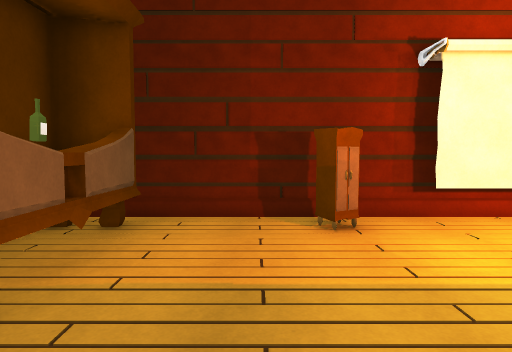
[1] (above)

16 first-person views from a walk through a Unity game level. The camera is 1.5 m above the floor, tilts 4° down and sees 75° across. Doors are open. The floor is counted in squares, 1 m on a side. Each view is taken from the middle of a square. On the plan, view 1 faces up. The plan holds only what a view shows up to about 15 squares ahead; the rest is blank. The place goes on beyond the plan. The player character is not drawn. Some animated figures are left out. Some surface patterns are stand-ins.

[2]
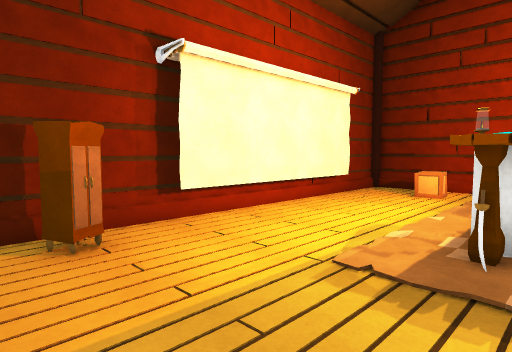

[3]
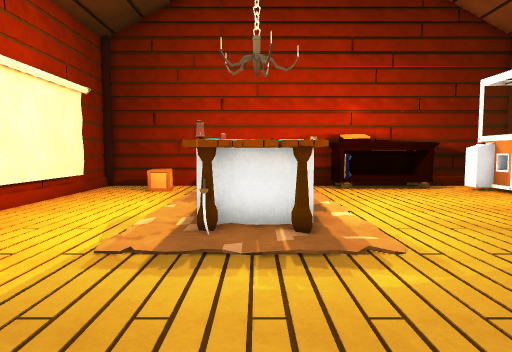

[4]
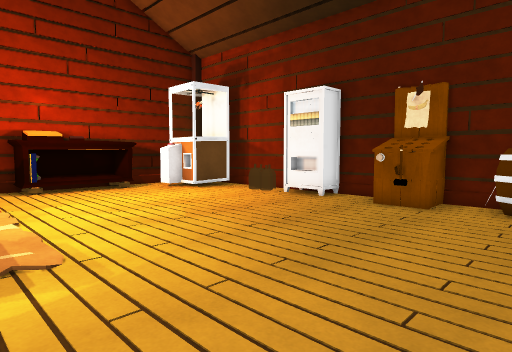

[5]
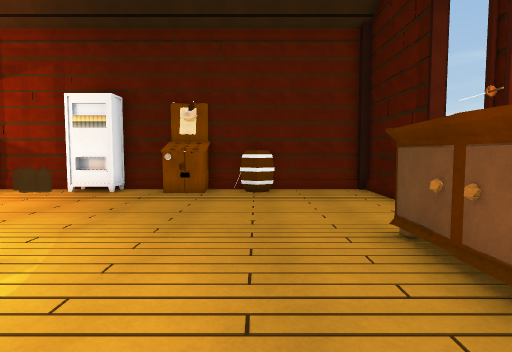

[6]
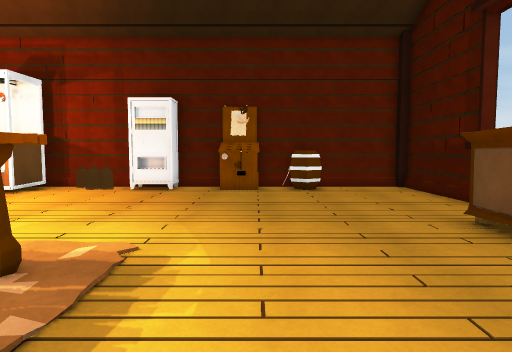

[7]
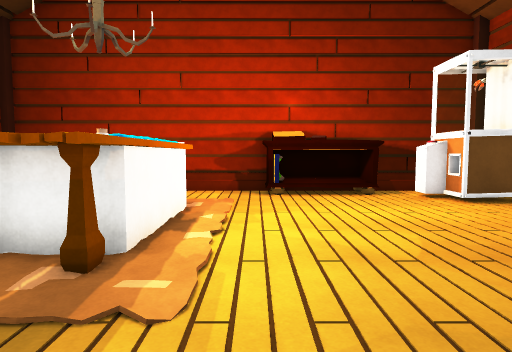

[8]
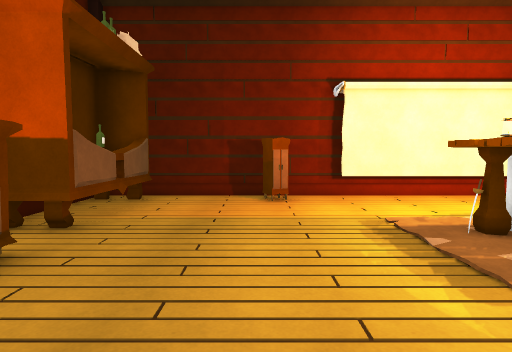

[9]
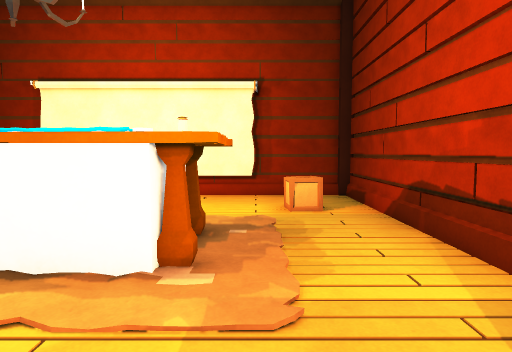

[10]
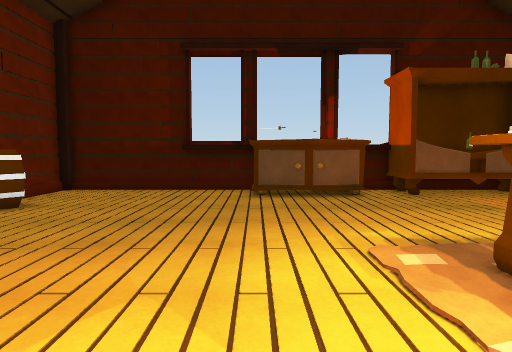

[11]
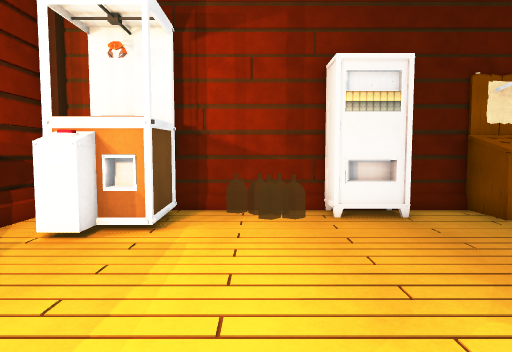

[12]
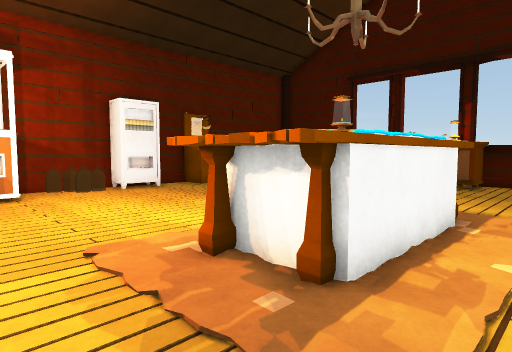

[13]
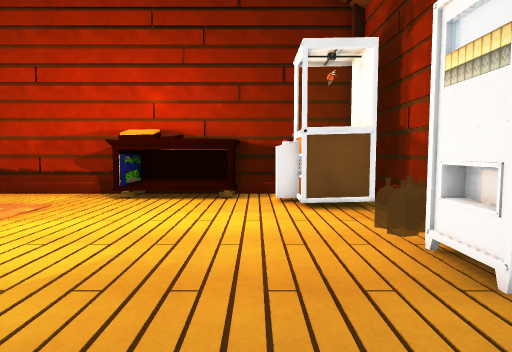

[14]
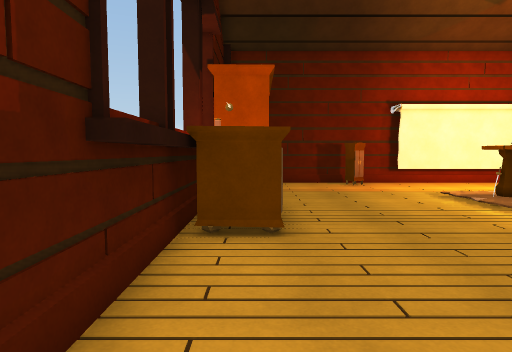

[15]
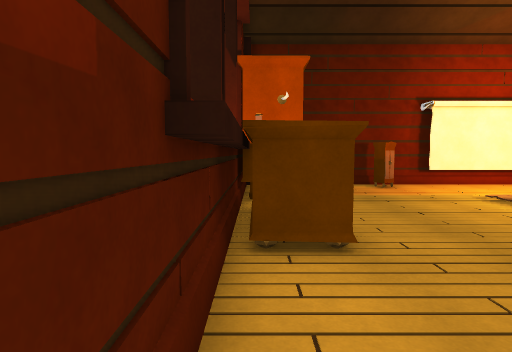

[16]
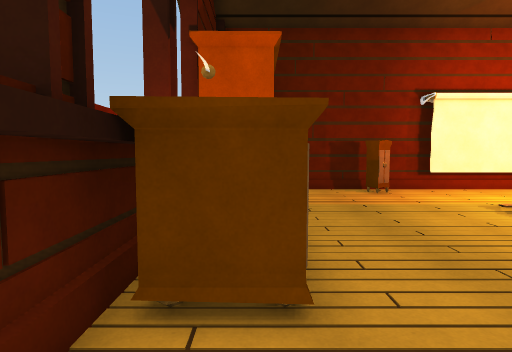

### Floor plan
Points are (right, up) in squares from view 1. A wall is a line through its corners. A room is listed if a view was taken in it or the views show most of it. See-through windows are left out.
Room 1 (views 1, 2, 3, 4, 5, 6, 7, 8, 9, 10, 11, 12, 13, 14, 15, 16)
walls: (5.7, -0.2) (5.7, 1.5); (4.6, 1.4) (4.6, 2); (5.5, 1.8) (5.1, 1.8) (5.1, 2.2) (9.6, 2.2); (9.6, -0.2) (5.4, -0.2); (9.8, 1.6) (9.8, 0.4); (7.1, -10.8) (12.8, -10.8); (-4.2, -2.6) (-4.2, -5.9) (-4.6, -5.9); (14.3, -3.2) (14.3, 7.5); (-2.5, 4.5) (-2.5, 2.3) (-4.5, 2.3); (-4.2, 2.1) (-4.2, 0.9); (-4.6, 2.6) (-4.6, -10.4) (-4.2, -10.4) (-4.2, -10.8) (5.5, -10.8); (-2.5, 7.1) (-2.5, 5.4); (14.3, -10.1) (14.3, -6.2); (13.9, 7.8) (-3.6, 7.8)
ways out: open door at (-2.4, 4.4) to room 2
objects: desk (-4, -3) to (-3, 1); barrel (-1, -10) to (1, -9); other object (1, 6) to (2, 7); other object (2, -10) to (3, -9); rug (4, -1) to (11, 3); other object (6, -10) to (7, -10); other object (10, 0); lamp (10, 2); other object (11, -10) to (13, -8); box (12, 4) to (13, 5); desk (13, -6) to (14, -3)
Room 2 (no view inside)
walls: (-3.1, 6.8) (-4.2, 6.8); (-4.2, 6.7) (-4.2, 4.5)
low walls: (-2.6, 6.6) (-3.1, 6.6)
ways out: open door at (-2.4, 4.4) to room 1
objects: other object (-3, 5)

Where each view was taken, in squares from view 1:
view 1: 0 up, 0 right, facing up
view 2: 1 up, 0 right, facing up-right
view 3: 1 up, 1 left, facing right
view 4: 0 up, 1 left, facing down-right
view 5: 3 up, 0 right, facing down
view 6: 4 up, 2 right, facing down
view 7: 2 down, 1 right, facing right
view 8: 4 down, 1 right, facing up
view 9: 4 down, 11 right, facing up
view 10: 3 down, 9 right, facing left
view 11: 2 down, 9 right, facing down
view 12: 4 up, 13 right, facing down-left
view 13: 7 down, 2 right, facing right
view 14: 9 down, 3 left, facing up
view 15: 8 down, 4 left, facing up
view 16: 6 down, 3 left, facing up
